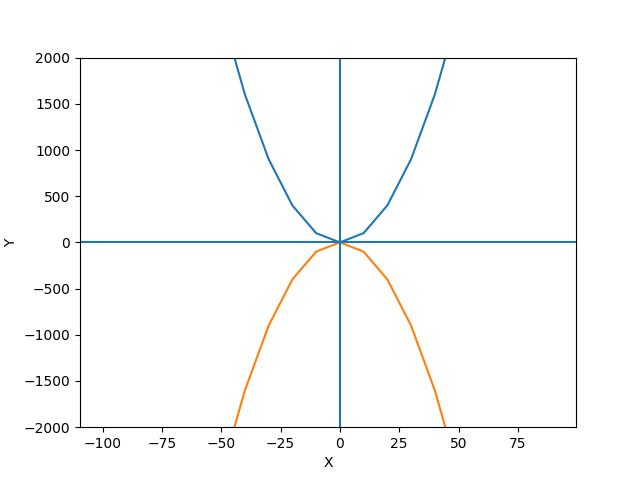

Recreate this plot in Python.
import matplotlib.pyplot as plt
y1 = []
y2 = []
x = range(-100, 100 , 10)
for i in x:y1.append(i**2)
for i in x:y2.append(-i**2)
plt.plot(x,y1)
plt.plot(x,y2)
plt.xlabel("X")
plt.ylabel("Y")
plt.ylim(-2000, 2000)
plt.axhline(0)
plt.axvline(0)
plt.savefig("class2.png")
plt.show()
